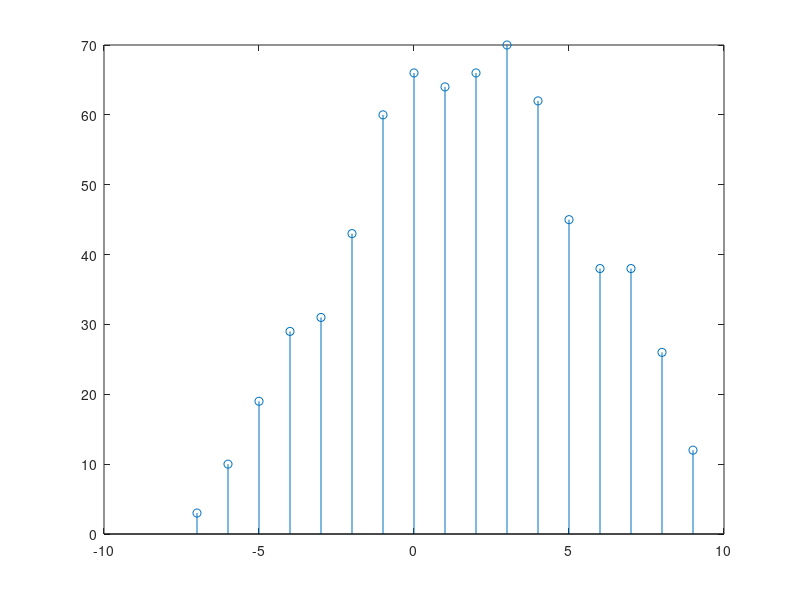

Source code (MATLAB):
a = [1 2 3 4 1 5 3 2 4 2 4];
na = [-3 -2 -1 0 1 2 3 4 5 6 7];
b = [3 4 2 1 4 5 3];
nb = [-4 -3 -2 -1 0 1 2];
y = conv(a,b); %%% values
n1= na(1) + nb(1);
n2= na(end) + nb(end);
n = n1 : n2;
stem(n,y);
